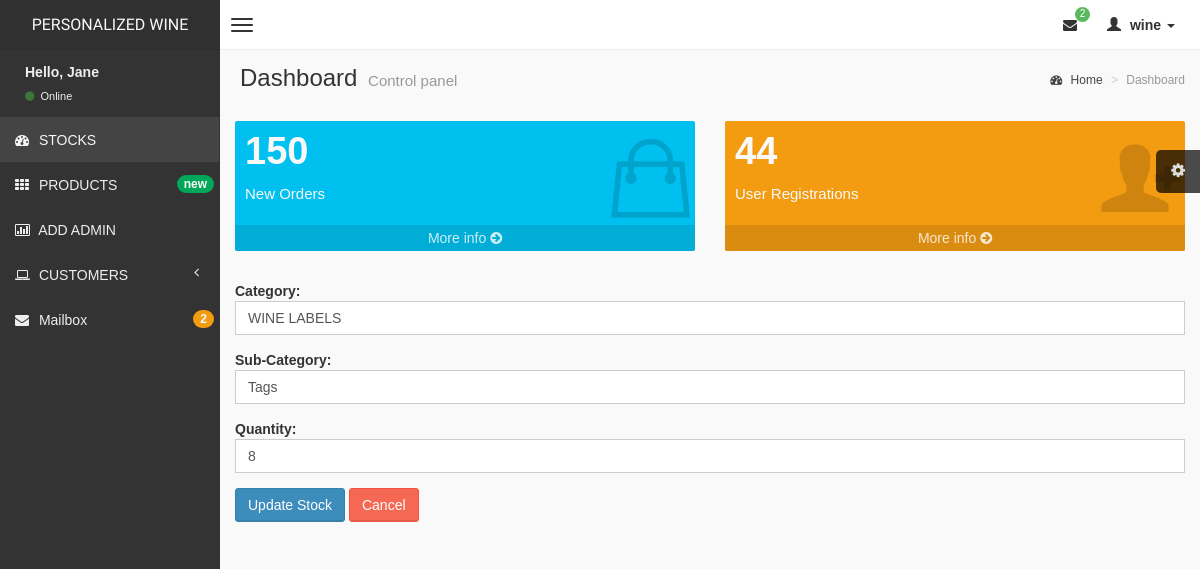
The page /admin/update.php?up_id=9 (signed in) on the database its author committed.
### tables this page shows
CREATE TABLE `stock` (
  `stock_id` int(100) NOT NULL,
  `category` varchar(256) DEFAULT NULL,
  `sub_category` varchar(256) DEFAULT NULL,
  `quantity` varchar(256) DEFAULT NULL,
  `product_code` varchar(256) DEFAULT NULL,
  `date_created` datetime DEFAULT CURRENT_TIMESTAMP
);

### admin/update.php (the view, shortened to what this page needs)
<?php include("includes/header.php") ?>
<?php
if (isset($_GET['up_id'])) {
    $id = $_GET['up_id'];
    $psql = "SELECT stock.* FROM stock WHERE stock.stock_id={$id}";
    $result_psql = mysqli_query($connection, $psql);
    if ($result_psql->num_rows > 0) {
        while ($rows = mysqli_fetch_assoc($result_psql)) {
            $category = $rows['category'];
            $sub_category = $rows['sub_category'];
            $quantity = $rows['quantity'];
        }
    }
}
?>
<section class="content">
    <div class="row">
        <div class="col-lg-6 col-xs-6">
            <div class="small-box bg-aqua">
                <div class="inner">
                    <h3>
                        150
                    </h3>
                    <p>
                        New Orders
                    </p>
                </div>
                <div class="icon">
                    <i class="ion ion-bag"></i>
                </div>
                <a href="#" class="small-box-footer">
                    More info <i class="fa fa-arrow-circle-right"></i>
                </a>
            </div>
        </div>
        <div class="col-lg-6 col-xs-6">
            <div class="small-box bg-yellow">
                <div class="inner">
                    <h3>
                        44
                    </h3>
                    <p>
                        User Registrations
                    </p>
                </div>
                <div class="icon">
                    <i class="ion ion-person-add"></i>
                </div>
                <a href="subscribers.php" class="small-box-footer">
                    More info <i class="fa fa-arrow-circle-right"></i>
                </a>
            </div>
        </div>
    </div>
    <div class="row">
        <div class="col-xs-12 connectedSortable">
            <form method="POST" action="update.php">
                <div class="form-group">
                    <b>Category:
                        <input type="text" class="form-control" name="category" value="<?php echo $category; ?>" />
                    </b>
                </div>
                <div class="form-group">
                    <b>Sub-Category:
                        <input type="text" class="form-control" name="subcategory" value="<?php echo $sub_category; ?>" />
                    </b>
                </div>
                <div class="form-group">
                    <b>Quantity:
                        <input type="number" class="form-control" name="quantity" value="<?php echo $quantity; ?>" />
                    </b>
                </div>
                <button type="submit" id="upload" name="update" class="btn btn-primary">Update Stock</button>
                <a href="allstock.php" class="btn btn-danger">Cancel</a>
            </form>
        </div>
    </div>
    </div>
</body>
</html>

### admin/css/AdminLTE.css (style rules this page uses)
html, body { overflow-x: hidden !important; font-family: "Source Sans Pro", sans-serif; -webkit-font-smoothing: antialiased; min-height: 100%; background: #f9f9f9; }
a { color: #3c8dbc; }
.content { padding: 20px 15px; background: #f9f9f9; }
h1, h2, h3, h4, h5, h6, .h1, .h2, .h3, .h4, .h5, .h6 { font-family: "Source Sans Pro", sans-serif; }
.bg-red, .bg-yellow, .bg-aqua, .bg-blue, .bg-light-blue, .bg-green, .bg-navy, .bg-teal, .bg-olive, .bg-lime, .bg-orange, .bg-fuchsia, .bg-purple, .bg-maroon, .bg-black { color: #f9f9f9 !important; }
.bg-yellow { background-color: #f39c12 !important; }
.bg-aqua { background-color: #00c0ef !important; }
.form-control { -webkit-border-radius: 0px !important; -moz-border-radius: 0px !important; border-radius: 0px !important; box-shadow: none; }
.small-box { position: relative; display: block; -webkit-border-radius: 2px; -moz-border-radius: 2px; border-radius: 2px; margin-bottom: 15px; }
.small-box > .inner { padding: 10px; }
.small-box > .small-box-footer { position: relative; text-align: center; padding: 3px 0; color: #fff; color: rgba(255, 255, 255, 0.8); display: block; z-index: 10; background: rgba(0, 0, 0, 0.1); text-decoration: none; }
.small-box h3 { font-size: 38px; font-weight: bold; margin: 0 0 10px 0; white-space: nowrap; padding: 0; }
.small-box p { font-size: 15px; }
.small-box h3, .small-box p { z-index: 5px; }
.small-box .icon { position: absolute; top: auto; bottom: 5px; right: 5px; z-index: 0; font-size: 90px; color: rgba(0, 0, 0, 0.15); }
.btn { font-weight: 500; -webkit-border-radius: 3px; -moz-border-radius: 3px; border-radius: 3px; border: 1px solid transparent; -webkit-box-shadow: inset 0px -2px 0px 0px rgba(0, 0, 0, 0.09); -moz-box-shadow: inset 0px -2px 0px 0px rgba(0, 0, 0, 0.09); box-shadow: inset 0px -1px 0px 0px rgba(0, 0, 0, 0.09); }
.btn.btn-primary { background-color: #3c8dbc; border-color: #367fa9; }
.btn.btn-danger { background-color: #f56954; border-color: #f4543c; }

### rows shown on the page
stock: category "WINE LABELS", subcategory "Tags", quantity "8"

### other values the page prints
$count "2"
$_SESSION['username'] "wine"
